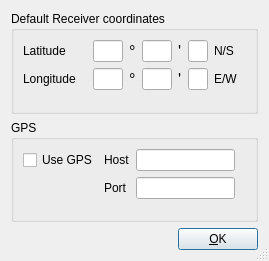
<?xml version="1.0" encoding="UTF-8"?>
<ui version="4.0">
 <class>CGeneralSettingsDlgBase</class>
 <widget class="QDialog" name="CGeneralSettingsDlgBase">
  <property name="geometry">
   <rect>
    <x>0</x>
    <y>0</y>
    <width>269</width>
    <height>261</height>
   </rect>
  </property>
  <property name="sizePolicy">
   <sizepolicy hsizetype="Preferred" vsizetype="Preferred">
    <horstretch>0</horstretch>
    <verstretch>0</verstretch>
   </sizepolicy>
  </property>
  <property name="cursor">
   <cursorShape>ArrowCursor</cursorShape>
  </property>
  <property name="windowTitle">
   <string>General settings</string>
  </property>
  <property name="windowIcon">
   <iconset resource="res/icons.qrc">
    <normaloff>:/icons/MainIcon.png</normaloff>:/icons/MainIcon.png</iconset>
  </property>
  <property name="sizeGripEnabled">
   <bool>true</bool>
  </property>
  <layout class="QVBoxLayout" name="verticalLayout_3">
   <item>
    <widget class="QGroupBox" name="GroupReceiverCoord">
     <property name="sizePolicy">
      <sizepolicy hsizetype="Preferred" vsizetype="Expanding">
       <horstretch>0</horstretch>
       <verstretch>0</verstretch>
      </sizepolicy>
     </property>
     <property name="minimumSize">
      <size>
       <width>0</width>
       <height>0</height>
      </size>
     </property>
     <property name="title">
      <string>Default Receiver coordinates</string>
     </property>
     <layout class="QVBoxLayout" name="verticalLayout">
      <item>
       <layout class="QHBoxLayout">
        <property name="spacing">
         <number>6</number>
        </property>
        <property name="margin">
         <number>0</number>
        </property>
        <item>
         <widget class="QLabel" name="TextLatitude">
          <property name="minimumSize">
           <size>
            <width>64</width>
            <height>0</height>
           </size>
          </property>
          <property name="text">
           <string>Latitude</string>
          </property>
          <property name="wordWrap">
           <bool>false</bool>
          </property>
         </widget>
        </item>
        <item>
         <widget class="QLineEdit" name="EdtLatitudeDegrees">
          <property name="sizePolicy">
           <sizepolicy hsizetype="Fixed" vsizetype="Fixed">
            <horstretch>0</horstretch>
            <verstretch>0</verstretch>
           </sizepolicy>
          </property>
          <property name="maximumSize">
           <size>
            <width>30</width>
            <height>32767</height>
           </size>
          </property>
          <property name="text">
           <string/>
          </property>
          <property name="maxLength">
           <number>2</number>
          </property>
         </widget>
        </item>
        <item>
         <widget class="QLabel" name="TextDegLat">
          <property name="font">
           <font>
            <pointsize>12</pointsize>
           </font>
          </property>
          <property name="text">
           <string>°</string>
          </property>
          <property name="wordWrap">
           <bool>false</bool>
          </property>
         </widget>
        </item>
        <item>
         <widget class="QLineEdit" name="EdtLatitudeMinutes">
          <property name="sizePolicy">
           <sizepolicy hsizetype="Minimum" vsizetype="Minimum">
            <horstretch>0</horstretch>
            <verstretch>0</verstretch>
           </sizepolicy>
          </property>
          <property name="maximumSize">
           <size>
            <width>30</width>
            <height>32767</height>
           </size>
          </property>
          <property name="text">
           <string/>
          </property>
          <property name="maxLength">
           <number>2</number>
          </property>
         </widget>
        </item>
        <item>
         <widget class="QLabel" name="TextMinutesLat">
          <property name="font">
           <font>
            <pointsize>12</pointsize>
           </font>
          </property>
          <property name="text">
           <string>'</string>
          </property>
          <property name="wordWrap">
           <bool>false</bool>
          </property>
         </widget>
        </item>
        <item>
         <widget class="QLineEdit" name="EdtLatitudeNS">
          <property name="sizePolicy">
           <sizepolicy hsizetype="Minimum" vsizetype="Minimum">
            <horstretch>0</horstretch>
            <verstretch>0</verstretch>
           </sizepolicy>
          </property>
          <property name="maximumSize">
           <size>
            <width>20</width>
            <height>32767</height>
           </size>
          </property>
          <property name="text">
           <string/>
          </property>
          <property name="maxLength">
           <number>1</number>
          </property>
         </widget>
        </item>
        <item>
         <widget class="QLabel" name="TextNS">
          <property name="minimumSize">
           <size>
            <width>0</width>
            <height>0</height>
           </size>
          </property>
          <property name="text">
           <string>N/S</string>
          </property>
          <property name="wordWrap">
           <bool>false</bool>
          </property>
         </widget>
        </item>
        <item>
         <spacer name="Spacer10_2">
          <property name="orientation">
           <enum>Qt::Horizontal</enum>
          </property>
          <property name="sizeType">
           <enum>QSizePolicy::Expanding</enum>
          </property>
          <property name="sizeHint" stdset="0">
           <size>
            <width>20</width>
            <height>20</height>
           </size>
          </property>
         </spacer>
        </item>
       </layout>
      </item>
      <item>
       <layout class="QHBoxLayout">
        <property name="spacing">
         <number>6</number>
        </property>
        <property name="margin">
         <number>0</number>
        </property>
        <item>
         <widget class="QLabel" name="TextLongitude">
          <property name="minimumSize">
           <size>
            <width>64</width>
            <height>0</height>
           </size>
          </property>
          <property name="text">
           <string>Longitude</string>
          </property>
          <property name="wordWrap">
           <bool>false</bool>
          </property>
         </widget>
        </item>
        <item>
         <widget class="QLineEdit" name="EdtLongitudeDegrees">
          <property name="sizePolicy">
           <sizepolicy hsizetype="Minimum" vsizetype="Minimum">
            <horstretch>0</horstretch>
            <verstretch>0</verstretch>
           </sizepolicy>
          </property>
          <property name="maximumSize">
           <size>
            <width>30</width>
            <height>32767</height>
           </size>
          </property>
          <property name="text">
           <string/>
          </property>
          <property name="maxLength">
           <number>3</number>
          </property>
         </widget>
        </item>
        <item>
         <widget class="QLabel" name="TextDegLong">
          <property name="font">
           <font>
            <pointsize>12</pointsize>
           </font>
          </property>
          <property name="text">
           <string>°</string>
          </property>
          <property name="wordWrap">
           <bool>false</bool>
          </property>
         </widget>
        </item>
        <item>
         <widget class="QLineEdit" name="EdtLongitudeMinutes">
          <property name="sizePolicy">
           <sizepolicy hsizetype="Minimum" vsizetype="Minimum">
            <horstretch>0</horstretch>
            <verstretch>0</verstretch>
           </sizepolicy>
          </property>
          <property name="maximumSize">
           <size>
            <width>30</width>
            <height>32767</height>
           </size>
          </property>
          <property name="text">
           <string/>
          </property>
          <property name="maxLength">
           <number>2</number>
          </property>
         </widget>
        </item>
        <item>
         <widget class="QLabel" name="TextMinutesLong">
          <property name="font">
           <font>
            <pointsize>12</pointsize>
           </font>
          </property>
          <property name="text">
           <string>'</string>
          </property>
          <property name="wordWrap">
           <bool>false</bool>
          </property>
         </widget>
        </item>
        <item>
         <widget class="QLineEdit" name="EdtLongitudeEW">
          <property name="sizePolicy">
           <sizepolicy hsizetype="Minimum" vsizetype="Minimum">
            <horstretch>0</horstretch>
            <verstretch>0</verstretch>
           </sizepolicy>
          </property>
          <property name="maximumSize">
           <size>
            <width>20</width>
            <height>32767</height>
           </size>
          </property>
          <property name="text">
           <string/>
          </property>
          <property name="maxLength">
           <number>1</number>
          </property>
         </widget>
        </item>
        <item>
         <widget class="QLabel" name="TextEW">
          <property name="minimumSize">
           <size>
            <width>0</width>
            <height>0</height>
           </size>
          </property>
          <property name="text">
           <string>E/W</string>
          </property>
          <property name="wordWrap">
           <bool>false</bool>
          </property>
         </widget>
        </item>
        <item>
         <spacer name="Spacer10">
          <property name="orientation">
           <enum>Qt::Horizontal</enum>
          </property>
          <property name="sizeType">
           <enum>QSizePolicy::Expanding</enum>
          </property>
          <property name="sizeHint" stdset="0">
           <size>
            <width>20</width>
            <height>20</height>
           </size>
          </property>
         </spacer>
        </item>
       </layout>
      </item>
      <item>
       <spacer name="verticalSpacer">
        <property name="orientation">
         <enum>Qt::Vertical</enum>
        </property>
        <property name="sizeHint" stdset="0">
         <size>
          <width>20</width>
          <height>3</height>
         </size>
        </property>
       </spacer>
      </item>
     </layout>
    </widget>
   </item>
   <item>
    <widget class="QGroupBox" name="GroupGPS">
     <property name="title">
      <string>GPS</string>
     </property>
     <layout class="QVBoxLayout" name="verticalLayout_2">
      <item>
       <layout class="QGridLayout">
        <property name="margin">
         <number>0</number>
        </property>
        <property name="spacing">
         <number>6</number>
        </property>
        <item row="0" column="0">
         <widget class="QCheckBox" name="CheckBoxUseGPS">
          <property name="text">
           <string>Use GPS</string>
          </property>
         </widget>
        </item>
        <item row="1" column="2">
         <widget class="QLineEdit" name="LineEditGPSPort"/>
        </item>
        <item row="0" column="2">
         <widget class="QLineEdit" name="LineEditGPSHost"/>
        </item>
        <item row="1" column="3">
         <spacer name="Spacer6">
          <property name="orientation">
           <enum>Qt::Horizontal</enum>
          </property>
          <property name="sizeType">
           <enum>QSizePolicy::Expanding</enum>
          </property>
          <property name="sizeHint" stdset="0">
           <size>
            <width>20</width>
            <height>20</height>
           </size>
          </property>
         </spacer>
        </item>
        <item row="1" column="0">
         <spacer name="Spacer4">
          <property name="orientation">
           <enum>Qt::Horizontal</enum>
          </property>
          <property name="sizeType">
           <enum>QSizePolicy::Expanding</enum>
          </property>
          <property name="sizeHint" stdset="0">
           <size>
            <width>20</width>
            <height>20</height>
           </size>
          </property>
         </spacer>
        </item>
        <item row="0" column="3">
         <spacer name="Spacer5_2">
          <property name="orientation">
           <enum>Qt::Horizontal</enum>
          </property>
          <property name="sizeType">
           <enum>QSizePolicy::Expanding</enum>
          </property>
          <property name="sizeHint" stdset="0">
           <size>
            <width>20</width>
            <height>20</height>
           </size>
          </property>
         </spacer>
        </item>
        <item row="0" column="1">
         <widget class="QLabel" name="GPSHost">
          <property name="text">
           <string>Host</string>
          </property>
          <property name="wordWrap">
           <bool>false</bool>
          </property>
         </widget>
        </item>
        <item row="1" column="1">
         <widget class="QLabel" name="GPSPort">
          <property name="text">
           <string>Port</string>
          </property>
          <property name="wordWrap">
           <bool>false</bool>
          </property>
         </widget>
        </item>
       </layout>
      </item>
      <item>
       <spacer name="verticalSpacer_2">
        <property name="orientation">
         <enum>Qt::Vertical</enum>
        </property>
        <property name="sizeHint" stdset="0">
         <size>
          <width>20</width>
          <height>4</height>
         </size>
        </property>
       </spacer>
      </item>
     </layout>
    </widget>
   </item>
   <item>
    <layout class="QHBoxLayout" name="horizontalLayout">
     <item>
      <spacer name="Spacer5">
       <property name="orientation">
        <enum>Qt::Horizontal</enum>
       </property>
       <property name="sizeType">
        <enum>QSizePolicy::Expanding</enum>
       </property>
       <property name="sizeHint" stdset="0">
        <size>
         <width>20</width>
         <height>20</height>
        </size>
       </property>
      </spacer>
     </item>
     <item>
      <widget class="QPushButton" name="buttonOk">
       <property name="text">
        <string>&amp;OK</string>
       </property>
       <property name="autoDefault">
        <bool>false</bool>
       </property>
       <property name="default">
        <bool>true</bool>
       </property>
      </widget>
     </item>
    </layout>
   </item>
  </layout>
 </widget>
 <tabstops>
  <tabstop>EdtLatitudeDegrees</tabstop>
  <tabstop>EdtLatitudeMinutes</tabstop>
  <tabstop>EdtLatitudeNS</tabstop>
  <tabstop>EdtLongitudeDegrees</tabstop>
  <tabstop>EdtLongitudeMinutes</tabstop>
  <tabstop>EdtLongitudeEW</tabstop>
  <tabstop>buttonOk</tabstop>
 </tabstops>
 <resources>
  <include location="res/icons.qrc"/>
 </resources>
 <connections/>
</ui>
